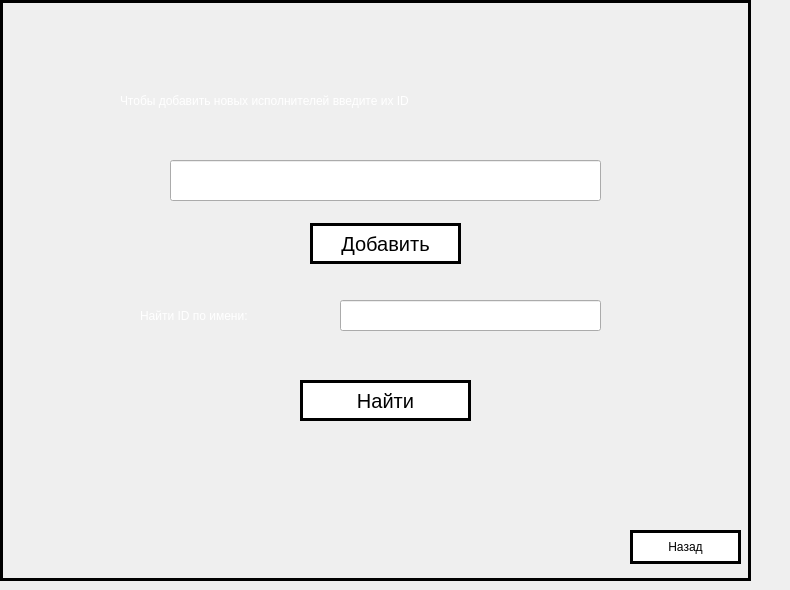
    <widget class="QWidget" name="page_10">
     <widget class="QLabel" name="label_17">
      <property name="geometry">
       <rect>
        <x>0</x>
        <y>0</y>
        <width>751</width>
        <height>581</height>
       </rect>
      </property>
      <property name="styleSheet">
       <string notr="true">background-image:url(:/img/backgroundPhotoSolarSystem_withoutSun.png);
	border: 3px solid rgb(0, 0, 0);
</string>
      </property>
      <property name="text">
       <string/>
      </property>
     </widget>
     <widget class="QPushButton" name="pushButton_backToMain_onAddPerformers">
      <property name="geometry">
       <rect>
        <x>630</x>
        <y>530</y>
        <width>111</width>
        <height>34</height>
       </rect>
      </property>
      <property name="styleSheet">
       <string notr="true">QPushButton{

	border:3px solid black;
	background-color: white;
}

QPushButton:hover
{
	background-color: rgb(222, 222, 222)
}

QPushButton:pressed
{
	background-color:rgb(151, 151, 151);
}</string>
      </property>
      <property name="text">
       <string>Назад</string>
      </property>
     </widget>
     <widget class="QLineEdit" name="lineEdit_newTaskPerformers_onNewPerformers">
      <property name="geometry">
       <rect>
        <x>170</x>
        <y>160</y>
        <width>431</width>
        <height>41</height>
       </rect>
      </property>
      <property name="styleSheet">
       <string notr="true">QLineEdit
{


	font: 600 13pt &quot;Segoe UI Semibold&quot;;
	background-color:none;
}</string>
      </property>
     </widget>
     <widget class="QLabel" name="label_taskTitle_onAddPerformers">
      <property name="geometry">
       <rect>
        <x>0</x>
        <y>0</y>
        <width>781</width>
        <height>41</height>
       </rect>
      </property>
      <property name="styleSheet">
       <string notr="true">QLabel
{
border: none;
background-color: none;
color:white;
font: 22pt &quot;Simple Bold Jut Out&quot;;
qproperty-alignment: AlignCenter;
}</string>
      </property>
      <property name="text">
       <string/>
      </property>
     </widget>
     <widget class="QLabel" name="label_20">
      <property name="geometry">
       <rect>
        <x>140</x>
        <y>290</y>
        <width>231</width>
        <height>51</height>
       </rect>
      </property>
      <property name="styleSheet">
       <string notr="true">background-color: none;
color:white;
font: 12pt &quot;Simple Bold Jut Out&quot;;</string>
      </property>
      <property name="text">
       <string>Найти ID по имени:</string>
      </property>
     </widget>
     <widget class="QPushButton" name="pushButton_findUserIDFilter_onAddTaskPerformers">
      <property name="geometry">
       <rect>
        <x>300</x>
        <y>380</y>
        <width>171</width>
        <height>41</height>
       </rect>
      </property>
      <property name="styleSheet">
       <string notr="true">QPushButton{
	font-size: 20px;
	border:3px solid black;
	background-color: white;

}

QPushButton:hover
{
	background-color: rgb(222, 222, 222)
}

QPushButton:pressed
{
	background-color:rgb(151, 151, 151);
}</string>
      </property>
      <property name="text">
       <string>Найти</string>
      </property>
     </widget>
     <widget class="QLineEdit" name="lineEdit_findUserIDFilter_onAddTaskPerformers">
      <property name="geometry">
       <rect>
        <x>340</x>
        <y>300</y>
        <width>261</width>
        <height>31</height>
       </rect>
      </property>
      <property name="styleSheet">
       <string notr="true">QLineEdit
{


	font: 600 12pt &quot;Segoe UI Semibold&quot;;
	background-color:none;
}</string>
      </property>
     </widget>
     <widget class="QLabel" name="label_37">
      <property name="geometry">
       <rect>
        <x>120</x>
        <y>80</y>
        <width>601</width>
        <height>41</height>
       </rect>
      </property>
      <property name="styleSheet">
       <string notr="true">background-color: none;
color:white;
font: 17pt &quot;Simple Bold Jut Out&quot;;</string>
      </property>
      <property name="text">
       <string>Чтобы добавить новых исполнителей введите их ID</string>
      </property>
     </widget>
     <widget class="QPushButton" name="pushButton_addNewTaskPerformers_onAddPerformers">
      <property name="geometry">
       <rect>
        <x>310</x>
        <y>223</y>
        <width>151</width>
        <height>41</height>
       </rect>
      </property>
      <property name="styleSheet">
       <string notr="true">QPushButton{
	font-size: 20px;
	border:3px solid black;
	background-color: white;
}

QPushButton:hover
{
	background-color: rgb(222, 222, 222)
}

QPushButton:pressed
{
	background-color:rgb(151, 151, 151);
}</string>
      </property>
      <property name="text">
       <string>Добавить</string>
      </property>
     </widget>
     <widget class="QLabel" name="label_findIDResult_onAddTaskPerformers">
      <property name="geometry">
       <rect>
        <x>120</x>
        <y>350</y>
        <width>531</width>
        <height>21</height>
       </rect>
      </property>
      <property name="styleSheet">
       <string notr="true">background-color: none;
color:white;
font: 12pt &quot;Simple Bold Jut Out&quot;;
	qproperty-alignment: AlignCenter;</string>
      </property>
      <property name="text">
       <string/>
      </property>
     </widget>
    </widget>
